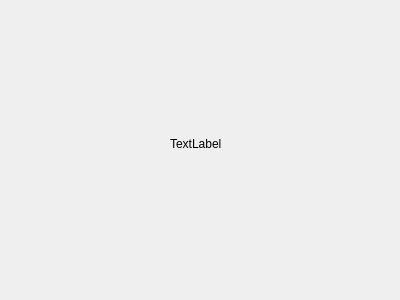
<?xml version="1.0" encoding="UTF-8"?>
<ui version="4.0">
 <class>Widget</class>
 <widget class="QWidget" name="Widget">
  <property name="geometry">
   <rect>
    <x>0</x>
    <y>0</y>
    <width>400</width>
    <height>300</height>
   </rect>
  </property>
  <property name="windowTitle">
   <string>Widget</string>
  </property>
  <widget class="QLabel" name="label">
   <property name="geometry">
    <rect>
     <x>170</x>
     <y>110</y>
     <width>56</width>
     <height>67</height>
    </rect>
   </property>
   <property name="text">
    <string>TextLabel</string>
   </property>
  </widget>
 </widget>
 <layoutdefault spacing="6" margin="11"/>
 <resources/>
 <connections/>
</ui>
